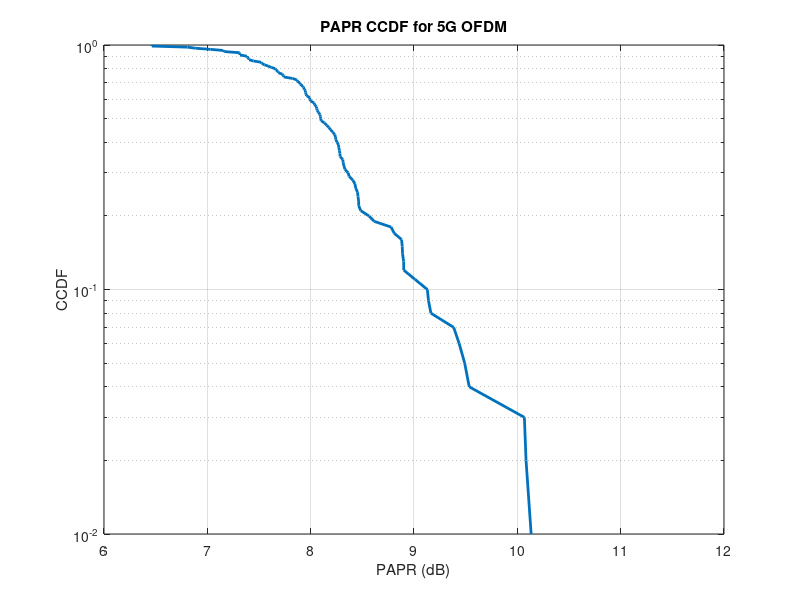
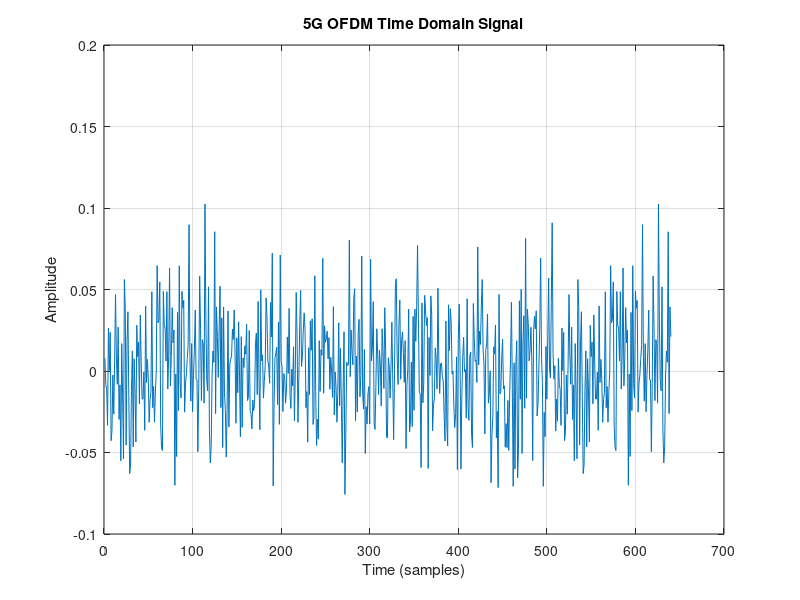

Write MATLAB code to recreate these figures, in order.
clc;
clear;
close all;

% 5G OFDM参数
subCarrierSpacing = 30e3;  % 子载波间隔 30 kHz
Lfft = 512;                % FFT大小
numSymbols = 100;          % OFDM符号数量
numSubcarriers = Lfft;     % 子载波数量
cpLength = 128;            % 循环前缀长度

% 调制方式 (例如 QPSK)
modOrder = 4;              % QPSK调制
MAP_qpsk = [1 -1 j -j];    % QPSK调制集

% 生成随机符号
data = randi([0 modOrder-1], numSymbols, numSubcarriers);

% 将符号映射到QPSK
modulatedData = zeros(numSymbols, numSubcarriers);
for i = 1:numSymbols
    modulatedData(i, :) = MAP_qpsk(data(i, :) + 1);  % QPSK映射
end

% 添加循环前缀 (CP)
ofdmSignal = zeros(numSymbols, numSubcarriers + cpLength);
for i = 1:numSymbols
    % IFFT将符号从频域转换到时域
    x = ifft(modulatedData(i, :), Lfft);
    
    % 循环前缀
    ofdmSignal(i, :) = [x(end-cpLength+1:end) x];
end

% 计算PAPR
PAPR = zeros(1, numSymbols);  % 存储每个符号的PAPR
for i = 1:numSymbols
    % 计算OFDM符号的时域信号
    x_t = ofdmSignal(i, :);
    
    % PAPR公式
    peakPower = max(abs(x_t).^2);  % 峰值功率
    avgPower = mean(abs(x_t).^2);  % 平均功率
    PAPR(i) = 10 * log10(peakPower / avgPower);  % 计算PAPR (dB)
end

% 绘制PAPR的CCDF图
figure;
% 绘制CCDF
[empiricalCDF, xPAPR] = ecdf(PAPR);
semilogy(xPAPR, 1-empiricalCDF, 'LineWidth', 2);
title('PAPR CCDF for 5G OFDM');
xlabel('PAPR (dB)');
ylabel('CCDF');
grid on;

% 绘制OFDM信号的时域图
figure;
plot(real(ofdmSignal(1,:)));
title('5G OFDM Time Domain Signal');
xlabel('Time (samples)');
ylabel('Amplitude');
grid on;
